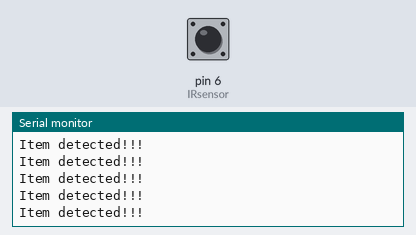
Bench run of a sketch on a simulated Arduino Uno, built with avr-gcc and run on an emulated ATmega328P. Shown: the last lines printed to the serial monitor. The inputs (shaded band) are chosen by the test bench; at power-on: pin 6 (IRsensor) LOW.

Above: at 1.2 s.
1.3 s: pin 6 (IRsensor) driven HIGH
At 2.0 s:
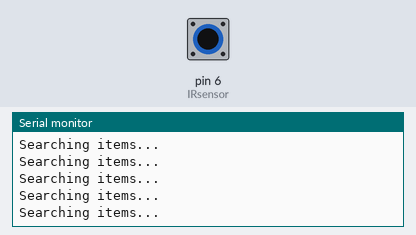
3.2 s: pin 6 (IRsensor) driven LOW
At 3.7 s:
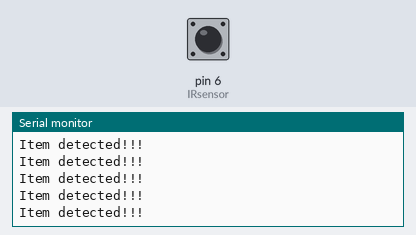
6.2 s: pin 6 (IRsensor) driven HIGH
At 6.7 s:
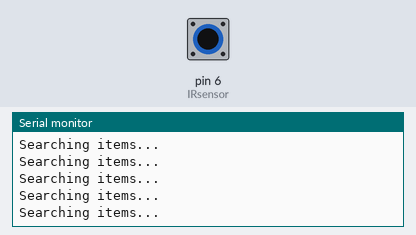
9.2 s: pin 6 (IRsensor) driven LOW
At 10.1 s:
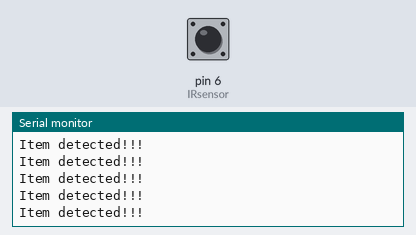
12.2 s: pin 6 (IRsensor) driven HIGH
At 13.1 s:
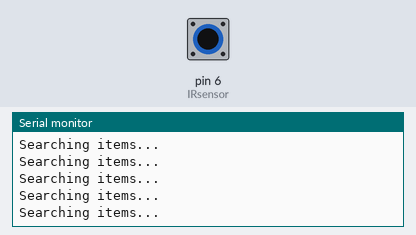

Measured:
- after the input at 1.3 s, the serial monitor: prints a new line after 0.07 s (image 1)

The sketch:

IR_E18.ino
```cpp
const int IRsensor = 6;
//E18 , brown is 5v, blue is gnd, black is signal.

void setup() {
  Serial.begin(9600);
  pinMode(IRsensor, INPUT);
}

void loop() {
  int sensorReading = digitalRead(IRsensor);
  if(sensorReading == 1)
    Serial.println("Searching items...");
  else
    Serial.println("Item detected!!!");
  delay(10);
}
```
